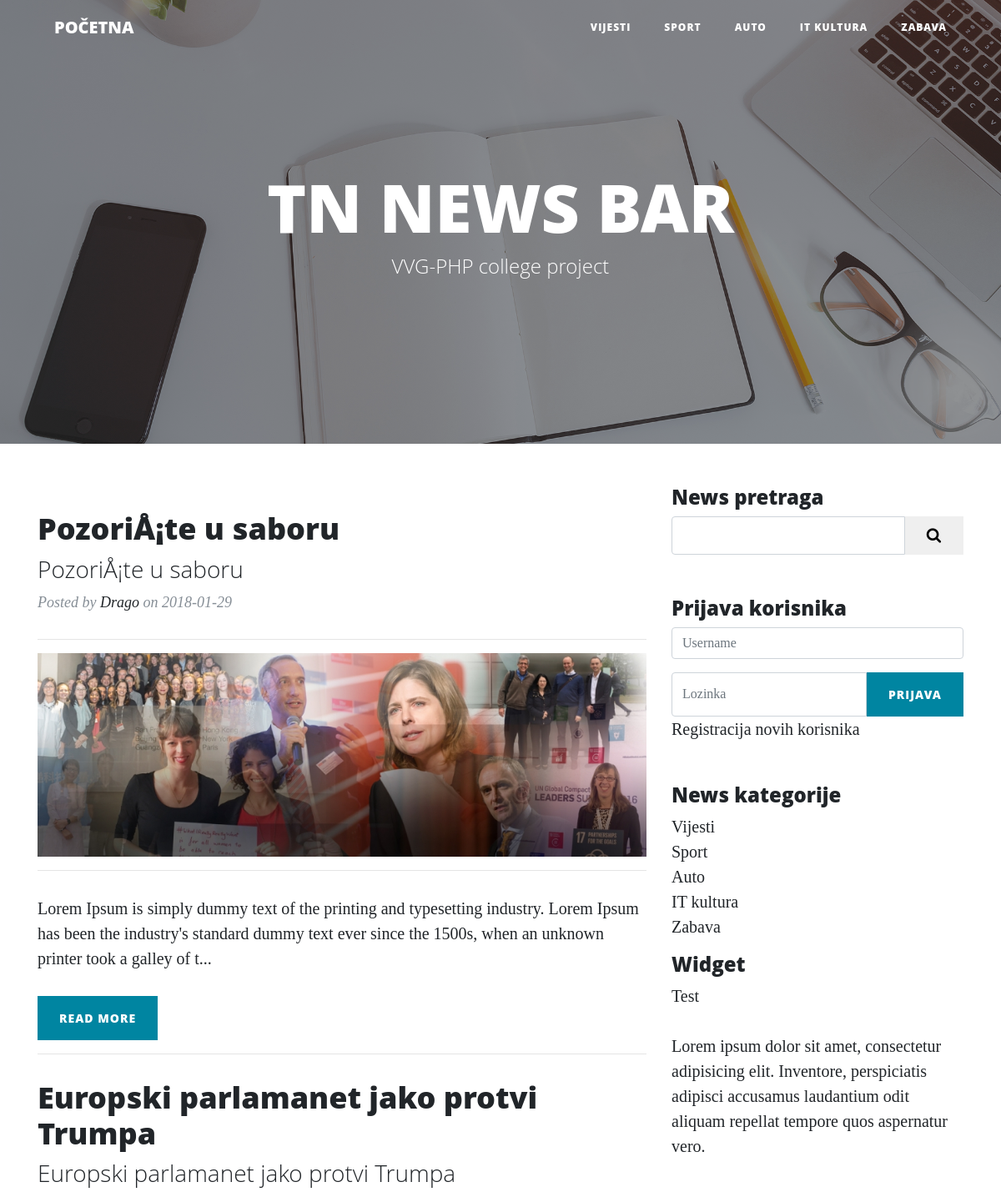
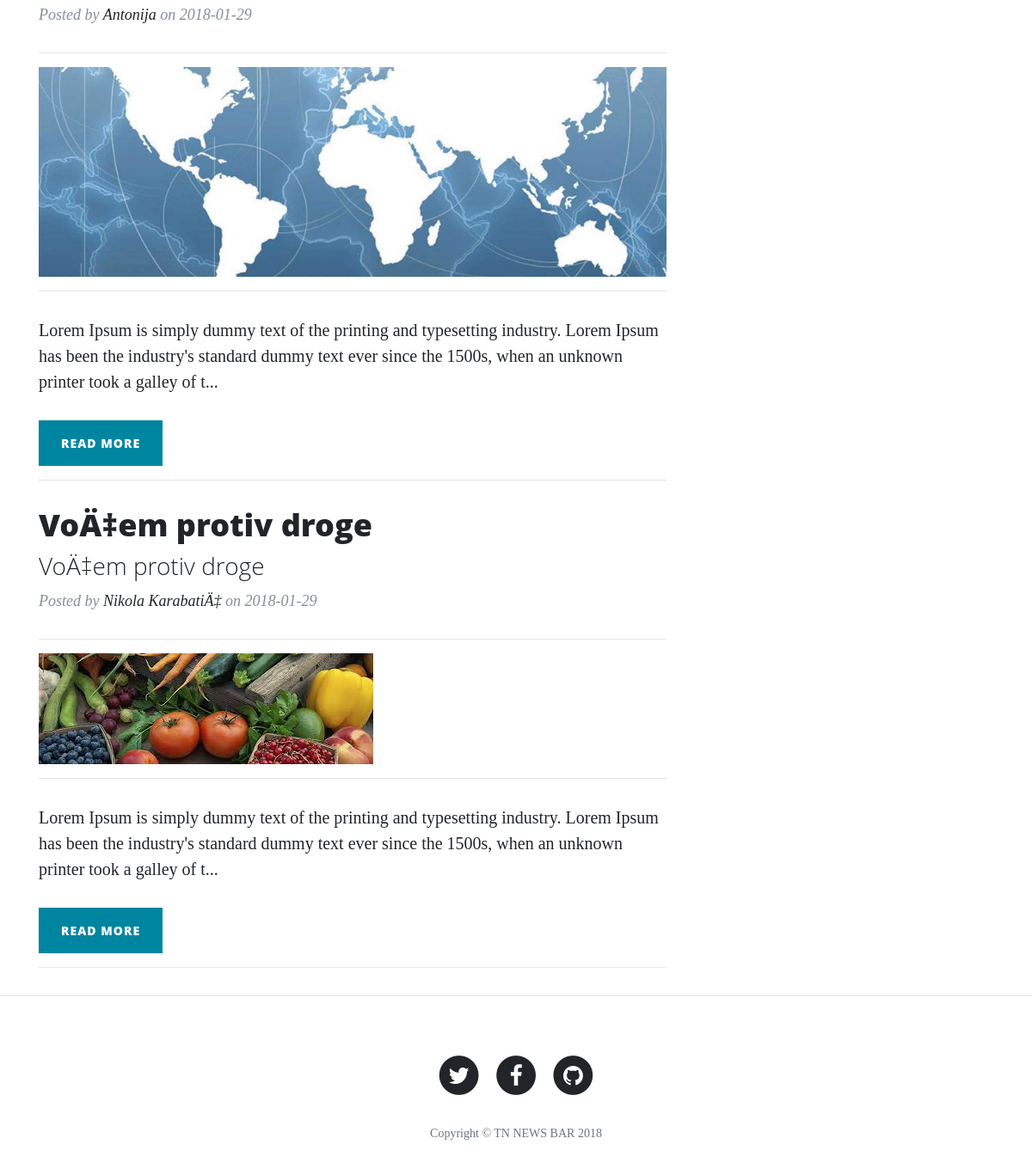
The app's page /category.php?category=1 with its own data (2 pictures, top to bottom).
### tables this page shows
CREATE TABLE `categories` (
  `cat_id` int(3) NOT NULL,
  `cat_title` varchar(255) NOT NULL
);

CREATE TABLE `news` (
  `news_id` int(3) NOT NULL,
  `news_cat_id` int(3) NOT NULL,
  `news_title` varchar(255) NOT NULL,
  `news_author` varchar(255) NOT NULL,
  `news_date` date NOT NULL,
  `news_image` text NOT NULL,
  `news_content` text NOT NULL,
  `news_tag` varchar(255) NOT NULL,
  `news_comment_count` int(11) NOT NULL,
  `news_status` varchar(255) NOT NULL DEFAULT 'draft',
  `news_views_count` int(11) NOT NULL
);

### category.php (the view)
<?php include "includes/navigation.php"; ?>
<?php include "includes/header.php"; ?>
            <?php
            if (isset($_GET['category'])) {
                $news_cat_id = $_GET['category'];
            }
            $query = "SELECT * FROM news WHERE news_cat_id = $news_cat_id AND news_status='Objavi'";
            $select_all_query = mysqli_query($conn, $query);
            if ($select_all_query->num_rows == 0) {
                echo "<h1>Nema članaka za odabranu kategoriju</h1>";
            } else {
            while ($row = mysqli_fetch_assoc($select_all_query)) {
                $news_id = $row['news_id'];
                $news_title = $row['news_title'];
                $news_author = $row['news_author'];
                $news_date = $row['news_date'];
                $news_image = $row['news_image'];
                $news_content = substr(strip_tags(htmlspecialchars_decode(stripslashes($row['news_content']))),0, 200) . "...";
                ?>
                <div class="post-preview">
                  <a href="post.php?p_id=<?php echo $news_id; ?>">
                    <h2 class="post-title">
                      <?php echo $news_title; ?>
                    </h2>
                    <h3 class="post-subtitle">
                      <?php echo $news_title; ?>
                    </h3>
                  </a>
                  <p class="post-meta">Posted by
                    <a href="author_posts.php?author=<?php echo $news_author; ?>&p_id=<?php echo $news_id; ?>"><?php echo $news_author; ?></a>
                    on <?php echo $news_date; ?></p>
                </div>
                <hr>
                  <img class="img-fluid" src="images/<?php echo $news_image; ?>" alt="">
                <hr>
                  <p><?php echo $news_content; ?></p>
                  <a class="btn btn-primary" href="post.php?p_id=<?php echo $news_id; ?>">Read More <span class="glyphicon glyphicon-chevron-right"></span></a>
                  <hr>
            <?php }} ?>
        </div>
        <?php include "includes/sidebar.php"; ?>
      </div>
    </div>
    <hr>
<?php include "includes/footer.php"; ?>

### includes/navigation.php (shortened to what this page needs)
<?php include "includes/db.php"; ?>
<nav class="navbar navbar-expand-lg navbar-light fixed-top" id="mainNav">
  <div class="container">
    <a class="navbar-brand" href="index.php">POČETNA</a>
    <div class="collapse navbar-collapse" id="navbarResponsive">
      <ul class="navbar-nav ml-auto">
          <?php
          $query = "SELECT * FROM categories";
          $select_all_query = mysqli_query($conn, $query);
          while ($row = mysqli_fetch_assoc($select_all_query)) {
              $cat_title = $row['cat_title'];
              $cat_id = $row['cat_id'];
              echo "<li class='nav-item'>
                      <a class='nav-link' href='category.php?category=$cat_id'>{$cat_title}</a>
                    </li>";
          }
           ?>
      </ul>
    </div>
  </div>
</nav>

### includes/header.php (shortened to what this page needs)
<!DOCTYPE html>
<html lang="en">
  <head>
    <link rel="stylesheet" href="https://maxcdn.bootstrapcdn.com/bootstrap/4.0.0/css/bootstrap.min.css">
    <link rel="stylesheet" href="https://cdnjs.cloudflare.com/ajax/libs/font-awesome/4.7.0/css/font-awesome.min.css">
    <link href="css/clean-blog.min.css" rel="stylesheet">
  </head>
  <body>
      <header class="masthead" style="background-image: url('img/home-bg.jpg')">
        <div class="overlay"></div>
        <div class="container">
          <div class="row">
            <div class="col-lg-8 col-md-10 mx-auto">
              <div class="site-heading">
                <h1>TN NEWS BAR</h1>
                <span class="subheading">VVG-PHP college project</span>
              </div>
            </div>
          </div>
        </div>
      </header>
      <div class="container">
        <div class="row">
          <div class="col-lg-8 col-md-10 mx-auto">

### includes/sidebar.php
<div class="col-md-4">
    <div class="well">
        <h4>News pretraga</h4>
        <form action="search.php" method="post">
            <div class="input-group">
                <input name="search" type="text" class="form-control">
                <span class="input-group-btn">
                    <button name="submit" class="btn btn-default" type="submit">
                        <span class="fa fa-search fa-lg"></span>
                </button>
                </span>
            </div>
        </form>
    </div>
    <br>
    <div class="well">
                <?php
                if (isset($_SESSION['user_role'])) { ?>
                    <h4>Dobro došli, <?php  echo $_SESSION['username']; ?></h4>
                    <a href="includes/logout.php">Odjava</a>
                <?php }else { ?>
                    <h4>Prijava korisnika</h4>
                    <form action="includes/login.php" method="post">
                    <div class="form-group">
                        <input name="username" type="text" class="form-control" placeholder="Username">
                    </div>
                    <div class="input-group">
                        <input name="password" type="password" class="form-control" placeholder="Lozinka">
                        <span class="input-group-bzn">
                            <button class="btn btn-primary" type="submit" name="login">Prijava</button>
                        </span>
                    </div>
                        <a href="registration.php">Registracija novih korisnika</a>
                        </form>
                <?php } ?>
    </div>
    <br>
    <div class="well">
        <?php
        $query = "SELECT * FROM categories";
        $select_cat_sidebar = mysqli_query($conn, $query);
         ?>
        <h4>News kategorije</h4>
        <div class="row">
            <div class="col-lg-12">
                <ul class="list-unstyled">
                    <?php
                    while ($row = mysqli_fetch_assoc($select_cat_sidebar)) {
                        $cat_title = $row['cat_title'];
                        $cat_id = $row['cat_id'];
                        echo "<li>
                                <a href='category.php?category=$cat_id'>{$cat_title}</a>
                              </li>";
                        }
                     ?>
                </ul>
            </div>
        </div>
    </div>
    <?php include "includes/widget.php" ?>
</div>

### includes/widget.php
<div class="well">
    <h4>Widget</h4>
    Test
    <p>Lorem ipsum dolor sit amet, consectetur adipisicing elit. Inventore, perspiciatis adipisci accusamus laudantium odit aliquam repellat tempore quos aspernatur vero.</p>
</div>

### includes/footer.php (shortened to what this page needs)
<footer>
  <div class="container">
    <div class="row">
      <div class="col-lg-8 col-md-10 mx-auto">
        <ul class="list-inline text-center">
          <li class="list-inline-item">
            <a href="#">
              <span class="fa-stack fa-lg">
                <i class="fa fa-circle fa-stack-2x"></i>
                <i class="fa fa-twitter fa-stack-1x fa-inverse"></i>
              </span>
            </a>
          </li>
          <li class="list-inline-item">
            <a href="#">
              <span class="fa-stack fa-lg">
                <i class="fa fa-circle fa-stack-2x"></i>
                <i class="fa fa-facebook fa-stack-1x fa-inverse"></i>
              </span>
            </a>
          </li>
          <li class="list-inline-item">
            <a href="#">
              <span class="fa-stack fa-lg">
                <i class="fa fa-circle fa-stack-2x"></i>
                <i class="fa fa-github fa-stack-1x fa-inverse"></i>
              </span>
            </a>
          </li>
        </ul>
        <p class="copyright text-muted">Copyright &copy; TN NEWS BAR 2018</p>
      </div>
    </div>
  </div>
</footer>
</body>
</html>

### records on screen
categories: cat_title "VIJESTI", cat_title "Vijesti"
categories: cat_title "SPORT", cat_title "Sport"
categories: cat_title "AUTO", cat_title "Auto"
categories: cat_title "IT KULTURA", cat_title "IT kultura"
categories: cat_title "ZABAVA", cat_title "Zabava"
news: news_title "PozoriÅ¡te u saboru", news_author "Drago", news_date "2018-01-29", news_image (picture), news_content "Lorem Ipsum is simply dummy text of the printing and typesetting industry. Lorem Ipsum has been the industry's standard dummy text ever since the 1500s, when an unknown printer took a galley of t..."
news: news_title "Europski parlamanet jako protvi Trumpa", news_author "Antonija", news_date "2018-01-29", news_image (picture), news_content "Lorem Ipsum is simply dummy text of the printing and typesetting industry. Lorem Ipsum has been the industry's standard dummy text ever since the 1500s, when an unknown printer took a galley of t..."
news: news_title "VoÄ‡em protiv droge", news_author "Nikola KarabatiÄ‡", news_date "2018-01-29", news_image (picture), news_content "Lorem Ipsum is simply dummy text of the printing and typesetting industry. Lorem Ipsum has been the industry's standard dummy text ever since the 1500s, when an unknown printer took a galley of t..."
